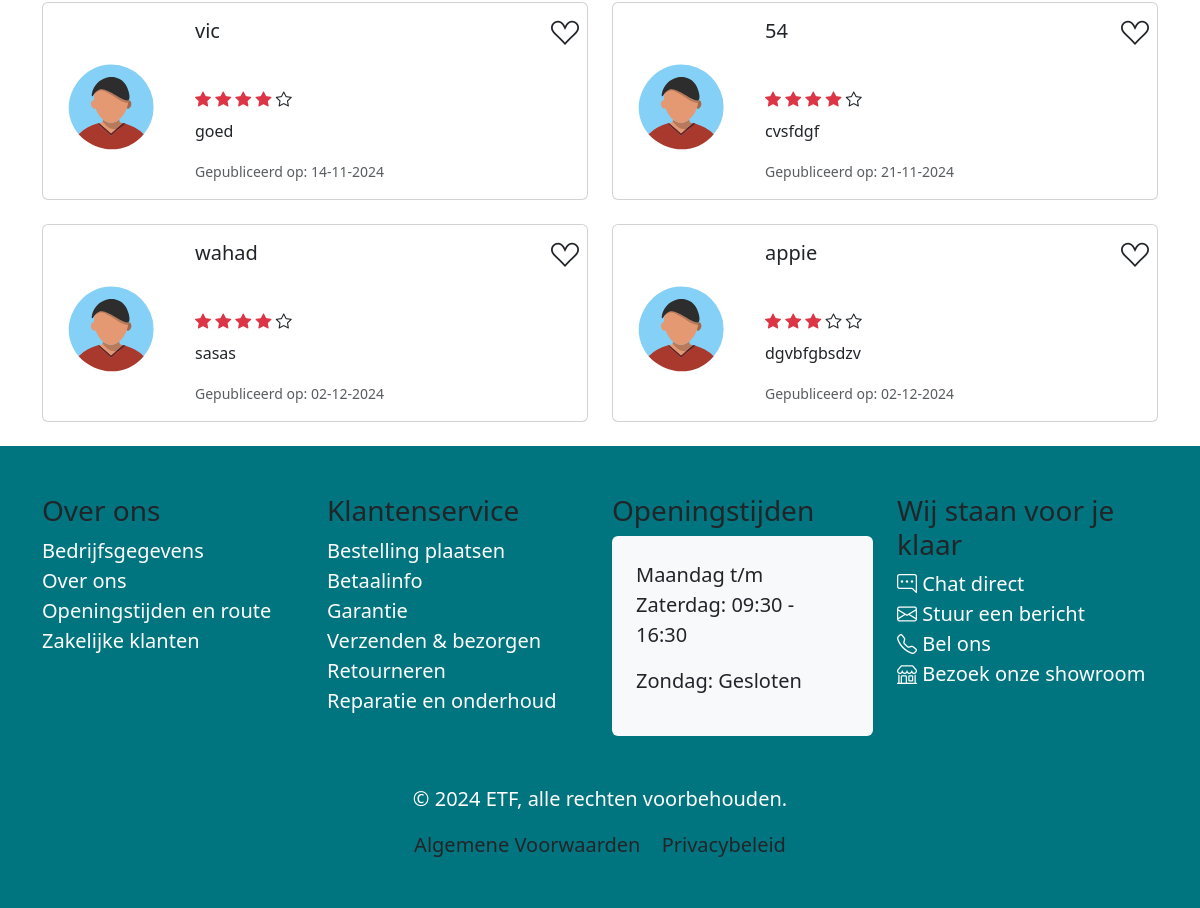
The app's page /detail.php?id=3 (lower part), older data.
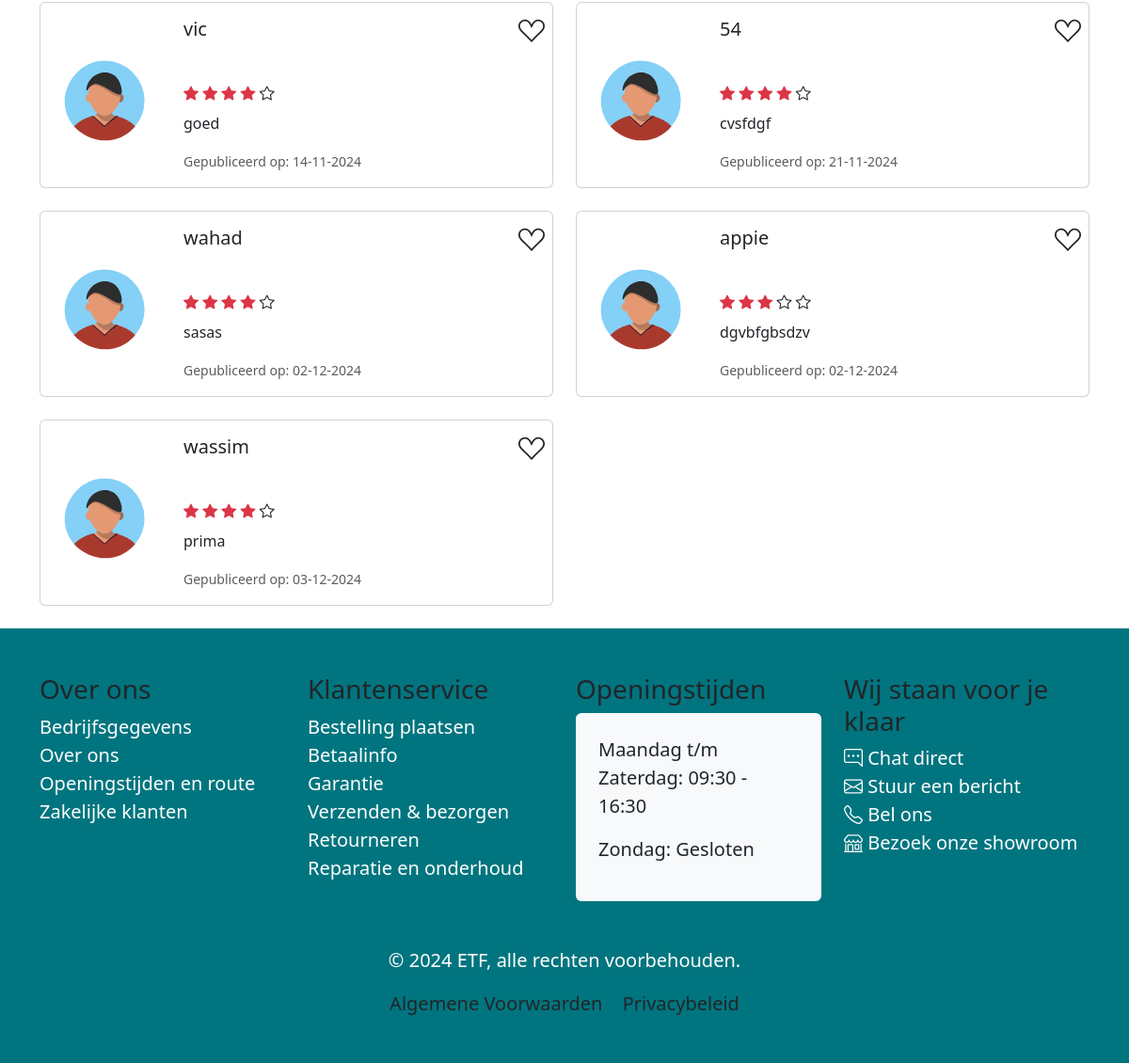
The same page, newer data.
### tables this page shows
CREATE TABLE `reviews` (
  `id` int(11) NOT NULL,
  `naam` varchar(255) NOT NULL,
  `review_tekst` text NOT NULL,
  `datum` date NOT NULL,
  `sterren` int(11) NOT NULL,
  `scooter_id` int(11) NOT NULL,
  `user_id` int(11) NOT NULL
);

### modules/functions.php (called while the page is built, shortened)
<?php
function getReviews(): array
{
    global $pdo;
    $stmt = $pdo->prepare("SELECT * FROM reviews");
    $stmt->execute();
    return $stmt->fetchAll(PDO::FETCH_ASSOC);
}
function getScooterById(int $scooterId): ?array
{
    global $pdo;
    $stmt = $pdo->prepare("SELECT * FROM scooter_brands WHERE id = :id");
    $stmt->bindParam(':id', $scooterId, PDO::PARAM_INT);
    $stmt->execute();
    return $stmt->fetch(PDO::FETCH_ASSOC);
}
function getReviewsForScooter(int $scooterId): array
{
    global $pdo;
    $stmt = $pdo->prepare("SELECT * FROM reviews WHERE scooter_id = :id LIMIT 6");
    $stmt->bindParam(':id', $scooterId, PDO::PARAM_INT);
    $stmt->execute();
    return $stmt->fetchAll(PDO::FETCH_ASSOC);
}
$reviews = getReviews();
?>

### detail.php (the view, shortened to what this page needs)
<?php
include_once 'modules/database.php';
include_once 'modules/functions.php';
$scooterId = isset($_GET['id']) ? intval($_GET['id']) : 0;
$data = [];
if ($scooterId > 0) {
    $data = getScooterById($scooterId);
    $reviewsForScooter = getReviewsForScooter($scooterId);
}
?>
<!doctype html>
<html lang="nl">
<head>
    <link rel="stylesheet" href="https://cdn.jsdelivr.net/npm/bootstrap@5.3.3/dist/css/bootstrap.min.css">
    <link rel="stylesheet" href="https://cdn.jsdelivr.net/npm/bootstrap-icons@1.11.3/font/bootstrap-icons.min.css">
    <link rel="stylesheet" href="css/style.css">
</head>
<body>
<br>
<div class="container mt-1">
    <div class="row mt-1">
        <?php if (!empty($reviewsForScooter)): ?>
            <?php foreach ($reviewsForScooter as $review): ?>
                <div class="col-md-6 mb-4">
                    <div class="card d-flex flex-row">
                        <div class="col-md-3 d-flex align-items-center justify-content-center" style="padding: 20px;">
                            <span style="font-size: 90px; line-height: 90px;">
                            <span style="font-size: 90px; line-height: 90px;">
                                    </span>
                        </div>
                        <div class="col-md-9">
                            <div class="card-body">
                                <h5 class="card-title"><?php echo($review['naam']); ?></h5>
                                <div class="stars">
                                    <?php for ($i = 0; $i < (int)$review['sterren']; $i++): ?>
                                        <i class="bi bi-star-fill text-danger"></i>
                                    <?php endfor; ?>
                                    <?php for ($i = 0; $i < (5 - (int)$review['sterren']); $i++): ?>
                                        <i class="bi bi-star"></i>
                                    <?php endfor; ?>
                                </div>
                                <span class="like-button position-absolute top-0 end-0 m-2"
                                      data-scooter-id="<?php echo $data['id']; ?>"
                                      style="cursor: pointer; z-index: 1;">
    <i class="bi bi-suit-heart fs-3"></i>
</span>
                                <p class="card-text mt-2"><?php echo($review['review_tekst']); ?></p>
                                <p class="card-text"><small class="text-muted">Gepubliceerd
                                        op: <?php echo date("d-m-Y", strtotime($review['datum'])); ?></small></p>
                            </div>
                        </div>
                    </div>
                </div>
            <?php endforeach; ?>
        <?php else: ?>
            <p class="text-center">Geen recente reviews gevonden.</p>
        <?php endif; ?>
    </div>
</div>
<footer class="footer text-dark py-5 fs-5 ">
    <div class="container">
        <div class="row text-center text-lg-start">
            <div class="col-lg-3 mb-4">
                <h3>Over ons</h3>
                <ul class="list-unstyled">
                    <li><a href="#">Bedrijfsgegevens</a></li>
                    <li><a href="#">Over ons</a></li>
                    <li><a href="#">Openingstijden en route</a></li>
                    <li><a href="#">Zakelijke klanten</a></li>
                </ul>
            </div>
            <div class="col-lg-3 mb-4">
                <h3>Klantenservice</h3>
                <ul class="list-unstyled">
                    <li><a href="#" class="text-emphasis">Bestelling plaatsen</a></li>
                    <li><a href="#" class="text-emphasis">Betaalinfo</a></li>
                    <li><a href="#" class="text-emphasis">Garantie</a></li>
                    <li><a href="#" class="text-emphasis">Verzenden & bezorgen</a></li>
                    <li><a href="#" class="text-emphasis">Retourneren</a></li>
                    <li><a href="#" class="text-emphasis">Reparatie en onderhoud</a></li>
                </ul>
            </div>
            <div class="col-lg-3 mb-4">
                <h3>Openingstijden</h3>
                <div class="p-4 bg-light text-dark rounded">
                    <p>Maandag t/m Zaterdag: 09:30 - 16:30</p>
                    <p>Zondag: Gesloten</p>
                </div>
            </div>
            <div class="col-lg-3 mb-4">
                <h3>Wij staan voor je klaar</h3>
                <ul class="list-unstyled">
                    <li>
                    <li><a href="#"><i class="bi bi-chat-right-dots"></i> Chat direct</li>
                    <li>
                    <li><a href="#"><i class="bi bi-envelope"></i> Stuur een bericht</li>
                    <li>
                    <li><a href="#"><i class="bi bi-telephone"></i> Bel ons</li>
                    <li>
                    <li><a href="#"><i class="bi bi-shop"></i> Bezoek onze showroom</li>
                </ul>
            </div>
        </div>
        <div class="row mt-4">
            <div class="col text-center">
                <p> © 2024 ETF, alle rechten voorbehouden.</p>
                <a href="#" class="text-dark me-3">Algemene Voorwaarden</a>
                <a href="#" class="text-dark">Privacybeleid</a>
            </div>
        </div>
    </div>
</footer>
</body>
</html>

### css/style.css (style rules this page uses)
.footer { background-color: #00757f; color: white; }
.footer a { color: white; text-decoration: none; }
.card-title { min-height: 60px; }

Row changes from the older to the newer data that the page shows:
added reviews: naam "wassim", sterren 4 (drawn), review_tekst "prima", datum "03-12-2024"
